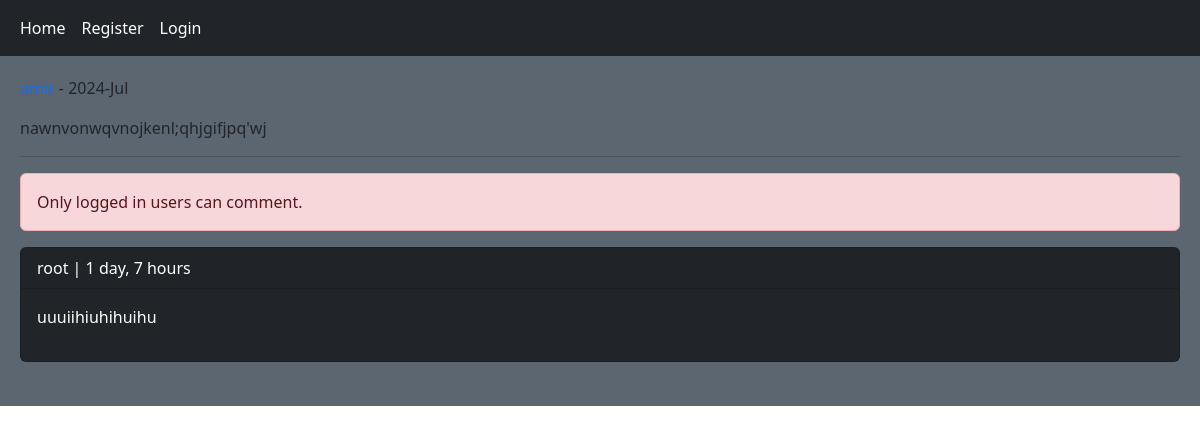
Page /post/post/1/nawnvonwqvnojkenlqhjgifjpqwj/ on the committed database.
### post/models.py (models this page shows, shortened)
class Post(models.Model):
    body = models.TextField(max_length=250)
    slug = models.SlugField()
    created = models.DateTimeField(auto_now_add=True)
    updated = models.DateTimeField(auto_now=True)
    user = models.ForeignKey(User, on_delete=models.CASCADE)
    class Meta:
        ordering = ('-created',)

class Comment(models.Model):
    user = models.ForeignKey(User, on_delete=models.CASCADE, related_name='ucomment')
    post = models.ForeignKey(Post, on_delete=models.CASCADE, related_name='pcomment')
    body = models.TextField(max_length=250)
    is_reply = models.BooleanField(default=False)
    reply = models.ForeignKey('self', on_delete=models.CASCADE, related_name='rcomment', blank=True, null=True)
    created = models.DateTimeField(auto_now_add=True)

### accounts/models.py (models this page shows, shortened)
class User(AbstractBaseUser):
    last_name = models.CharField(max_length=100)
    first_name = models.CharField(max_length=100)
    email = models.EmailField(max_length=250, unique=True)
    username = models.CharField(max_length=50, unique=True)
    phone_number = models.CharField(max_length=11, unique=True)
    bio = models.CharField(max_length=100)
    is_active = models.BooleanField(default=True)
    is_admin = models.BooleanField(default=False)
    birthday = models.DateField(blank=True, null=True)
    objects = UserManager()
    USERNAME_FIELD = 'phone_number'
    REQUIRED_FIELDS = ['email', 'username']
    def __str__(self):
        return f'{self.username}'

### post/views.py (the view)
# urls.py: path('post/<int:post_id>/<slug:post_slug>/', views.PostDetailView.as_view(), name='post_detail'),
class PostDetailView(View):
    template_name = 'post/detail.html'
    form_class = CommentCreateForm
    form_reply_class = CommentReplyForm
    def setup(self, request, *args, **kwargs):
        self.post_instance = Post.objects.get(id=kwargs['post_id'], slug=kwargs['post_slug'])
        return super().setup(request, *args, **kwargs)
    def get(self, request, post_id, post_slug):
        post = Post.objects.get(id = post_id, slug = post_slug)
        comments = post.pcomment.filter(is_reply=False)
        form = self.form_class
        return render(request, self.template_name,
        {'post': post, 'comments': comments, 'form': form, 'reply_form': self.form_reply_class}
        )
    @method_decorator(login_required())
    def post(self, request, *args, **kwargs):
        form = self.form_class(request.POST)
        if form.is_valid():
            new_comment = form.save(commit=False)
            new_comment.user = request.user
            new_comment.post = self.post_instance
            new_comment.save()
            messages.success(request, 'your comment submited successfully!', 'success')
            return redirect('post:post_detail', self.post_instance.id, self.post_instance.slug)

### post/templates/post/detail.html (shortened to what this page needs)
{% extends 'base.html' %}
{% block content %}
    <p><a href="{% url 'accounts:user_profile' post.user.id %}">{{ post.user.username }}</a> - {{ post.updated|date:"Y-M" }}</p>
    <p>{{ post.body }}</p><hr/>
    {% if request.user.is_authenticated %}
        <a href="{% url 'post:post_like' post.id %}" class="{% if can_like %}disabled{% endif %} btn btn-primary col-md-2">Like {{ post.Likes_count }}</a><br/>
        <form action="" method="post"><br/>
            {% csrf_token %}
            {{ form.as_p }}
            <input type="submit" value="Send">
        </form> <br/>
    {% else %}
        <p class="alert alert-danger">Only logged in users can comment.</p>
    {% endif %}
    {% for comment in comments %}
        <div class="card bg-dark text-white">
            <p class="card-header">{{ comment.user }} | {{ comment.created|timesince }}</p>
            <p class="card-body">{{ comment.body }}</p>
        </div><br/>
    {% empty %}
        <p>No comments yet!</p>
    {% endfor %}
{% endblock %}

### rows in the picture
Post: updated "2024-Jul", body "nawnvonwqvnojkenl;qhjgifjpq'wj"
Comment: user "root", created "1 day, 7 hours", body "uuuiihiuhihuihu"
